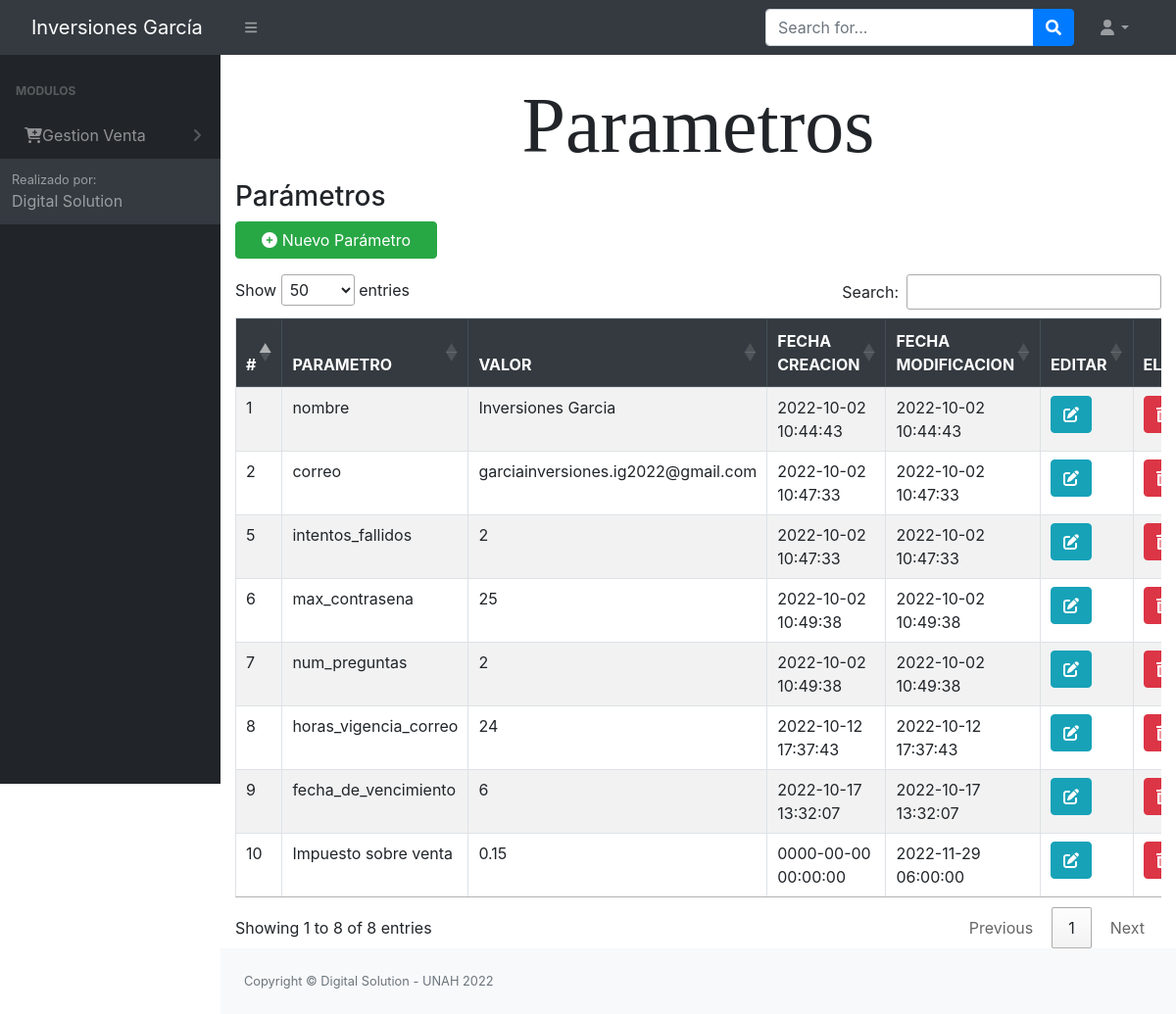
The page /src/parametro.php (signed in) on the database its author committed.
### tables this page shows
CREATE TABLE `tbl_permisos` (
  `id_permiso` int(11) NOT NULL AUTO_INCREMENT,
  `id_rol` int(11) NOT NULL,
  `permiso_insercion` int(11) NOT NULL,
  `permiso_eliminacion` int(11) NOT NULL,
  `permiso_modificar` int(11) NOT NULL,
  `permiso_consultar` int(11) NOT NULL,
  `id_objeto` int(11) NOT NULL,
  `pdf` int(11) NOT NULL,
  PRIMARY KEY (`id_permiso`),
  KEY `id_objeto` (`id_objeto`),
  KEY `id_rol` (`id_rol`)
);

CREATE TABLE `tbl_modulos` (
  `id_objeto` int(11) NOT NULL AUTO_INCREMENT,
  `Objeto` varchar(100) NOT NULL,
  `descripcion_objeto` varchar(30) NOT NULL,
  `id_padre` int(11) NOT NULL,
  `URL` varchar(100) NOT NULL,
  PRIMARY KEY (`id_objeto`)
);

CREATE TABLE `tbl_parametros` (
  `id` int(11) NOT NULL AUTO_INCREMENT,
  `parametro` varchar(50) NOT NULL,
  `valor` varchar(100) NOT NULL,
  `id_usuario` int(11) NOT NULL,
  `fecha_creacion` timestamp NOT NULL DEFAULT current_timestamp(),
  `fecha_modificacion` timestamp NOT NULL DEFAULT current_timestamp(),
  `Modificado_por` varchar(30) NOT NULL,
  PRIMARY KEY (`id`)
);

### config/conex.php (called while the page is built, shortened)
<?php
     function getConexion()
    {
        $db = new PDO('mysql:host=localhost:3306;dbname=bd_inversiones_garcia', 'root', '');
        return $db;
    }
?>

### controladores/controlador_parametro.php (called while the page is built, shortened)
<?php
    require_once '../modelos/modelo_parametro.php';
    function mostrarparametros()
    {
        $modeloParametro = new parametros();
        $resultado = $modeloParametro->get_parametro();
        return $resultado;
    }
?>
<?php
include_once('../Login/header.php');

### modelos/modelo_parametro.php (called while the page is built, shortened)
<?php
class parametros
{
    private $db;
    private $parametros;
    public function __construct()
    {
        $this->db = getConexion();
        $this->parametros = array();
    }
    private function setNames()
    {
        return $this->db->query("SET NAMES 'utf8'");
    }
    public function get_parametro()
    {
        $this->db = getConexion();
        self::setNames();
        $sql = "SELECT * FROM tbl_parametros";
        $resultado = $this->db->query($sql);
        foreach ($resultado as $resp) {
            $this->parametros[] = $resp;
        }
        return $this->parametros;
        $this->db = null;
    }
}
?>

### src/parametro.php (the view, shortened to what this page needs)
<?php include_once "../Login/header.php";
include_once '../controladores/controlador_parametro.php';
$id = $_SESSION['rol'];
$sql = mysqli_query($conn, "SELECT * FROM tbl_permisos where ID_OBJETO = 2 and ID_ROL = '$id'");
$row = mysqli_fetch_array($sql);
$insertar = $row['permiso_insercion'];
$modificar = $row['permiso_modificar'];
$eliminar = $row['permiso_eliminacion'];
?>
<h1 class=" text-center" id="letra"> Parametros </h1>
<div class="container-fluid">
    <div class="page-title">
        <div class="title_left">
            <h3>Parámetros</h3>
        </div>
        <div class="title_right">
            <div class="col-md-3 col-sm-3 form-group row pull-right top_search">
            <?php
            if ($insertar == 1) { ?>
                <button onclick="window.location.href='../src/Registrar_parametros.php'" class="btn  btn-round btn-success"><i class="fa-solid fa-circle-plus"></i> Nuevo Parámetro</button>
                <?php } ?>
            </div>
        </div>
    </div>
    <div class="row">
        <div class="col-lg-12">
            <div class="table-responsive">
                <table class="table table-striped table-bordered" id="table">
                    <thead class="thead-dark">
                        <tr>
                            <th>#</th>
                            <th>PARAMETRO</th>
                            <th>VALOR</th>
                            <th>FECHA CREACION</th>
                            <th>FECHA MODIFICACION</th>
                            <?php if ($modificar == 1) { ?>
                            <th>EDITAR</th>
                            <?php } ?>
                            <?php if ($eliminar == 1) { ?>
                            <th>ELIMINAR</th>
                            <?php } ?>
                        </tr>
                    </thead>
                    <tbody>
                        <?php
                        $resultado = mostrarparametros();
                        foreach ($resultado as $parametros) {
                            echo "<tr>";
                            echo "<td>" . $parametros['id'] . "</td>";
                            echo "<td>" . $parametros['parametro'] . "</td>";
                            echo "<td>" . $parametros['valor'] . "</td>";
                            echo "<td>" . $parametros['fecha_creacion'] . "</td>";
                            echo "<td>" . $parametros['fecha_modificacion'] . "</td>";
                            if ($modificar == 1) {
                              echo "<td><a href='../src/Editar_parametro.php?id=" . base64_encode($parametros['id']) . "'> <i class='btn btn-round btn-info'><i class='fa-solid fa-pen-to-square'></i></a></td>";
                            }
                           if ($eliminar == 1) {
                            echo "<td><button class ='btn btn-round btn-danger' onclick='eliminar(" . $parametros['id'] . ")'><i class='fas fa-trash-alt'></i></button></td>";
                           }
                            echo "</tr>";
                        }
                        ?>
                    </tbody>
                </table>
            </div>
        </div>
    </div>
</div>
<?php include_once "../Login/footer.php"; ?>

### Login/header.php (shortened to what this page needs)
<?php
include '../config/conn.php';
?>
<!DOCTYPE html>
<html lang="en">
    <head>
        <link href="https://cdn.jsdelivr.net/npm/simple-datatables@latest/dist/style.css" rel="stylesheet" />
        <link href="../dist/css/styles.css" rel="stylesheet" />
        <link rel="stylesheet" href="../Login/vendors/x/dist/notiflix-3.2.5.min.css" />
        <link rel="stylesheet" href="https://cdnjs.cloudflare.com/ajax/libs/twitter-bootstrap/4.1.3/css/bootstrap.css">
        <link rel="stylesheet" href="https://cdn.datatables.net/1.10.20/css/dataTables.bootstrap4.min.css">
        <link rel="stylesheet" type="text/css" href="assets/css/main.css">
        <link rel="stylesheet" type="text/css" href="assets/css/style.css">
        <link href="https://cdn.jsdelivr.net/npm/bootstrap@5.1.3/dist/css/bootstrap.min.css" rel="stylesheet">
        <link href="../dist/css/contenedor.css" rel="stylesheet" />
        <link href="../Login/vendors/bootstrap/dist/css/bootstrap.min.css" rel="stylesheet">
        <link rel="stylesheet" href="../Login/vendors/notiflix/dist/notiflix-3.2.5.min.css" />
        <link rel="stylesheet" href="https://cdnjs.cloudflare.com/ajax/libs/font-awesome/5.7.2/css/all.min.css" />
        <link rel="stylesheet" href="https://cdnjs.cloudflare.com/ajax/libs/simple-line-icons/2.4.1/css/simple-line-icons.css" />
        <link rel="stylesheet" href="https://cdn.datatables.net/1.10.19/css/jquery.dataTables.min.css" />
        <link rel="stylesheet" href="https://cdn.datatables.net/buttons/1.5.6/css/buttons.dataTables.min.css" />
    </head>
    <body class="sb-nav-fixed">
        <nav class="sb-topnav navbar navbar-expand navbar-dark bg-dark">
            <a class="navbar-brand ps-3" id="titulo_menu" href="../dist/home.php">  Inversiones García  </a>
            <button class="btn btn-link btn-sm order-1 order-lg-0 me-4 me-lg-0" id="sidebarToggle" href="#!"><i class="fas fa-bars"></i></button>
            <form class="d-none d-md-inline-block form-inline ms-auto me-0 me-md-3 my-2 my-md-0">
                <div class="input-group">
                    <input class="form-control" type="text" placeholder="Search for..." aria-label="Search for..." aria-describedby="btnNavbarSearch" />
                    <button class="btn btn-primary" id="btnNavbarSearch" type="button"><i class="fas fa-search"></i></button>
                </div>
            </form>
            <ul class="navbar-nav ms-auto ms-md-0 me-3 me-lg-4">
                <li class="nav-item dropdown">
                    <a class="nav-link dropdown-toggle" id="navbarDropdown" href="#" role="button" data-bs-toggle="dropdown" aria-expanded="false"><i class="fas fa-user fa-fw"></i></a>
                </li>
            </ul>
        </nav>
        <div id="layoutSidenav">
            <div id="layoutSidenav_nav">
                <nav class="sb-sidenav accordion sb-sidenav-dark" id="sidenavAccordion">
                    <div class="sb-sidenav-menu">
                        <div class="nav">
                            <div class="sb-sidenav-menu-heading">Modulos</div>
                            <?php
                            $rol = $_SESSION['rol'];
                            $result = mysqli_query($conn, "select * from tbl_modulos tm inner join tbl_permisos tp ON tm.ID_OBJETO = tp.ID_OBJETO where tm.ID_PADRE = 0 and tp.permiso_consultar = 1 and tp.ID_ROL = '$rol'"); ?>
                            <?php foreach ($result as $i) : ?>
                                <a class="nav-link collapsed" href="#" data-bs-toggle="collapse" data-bs-target="#pagesCollapsePersonas<?= $i['id_objeto'] ?>" aria-expanded="false" aria-controls="pagesCollapseError">
                                    &nbsp;&nbsp;<?= $i['Objeto'] ?>
                                    <div class="sb-sidenav-collapse-arrow"><i class="fas fa-angle-down"></i></div>
                                </a>
                            <?php endforeach; ?>
                    </div>
                    <div class="sb-sidenav-footer">
                        <div class="small">Realizado por:</div>
                        Digital Solution
                    </div>
                </nav>
            </div>
            <div id="layoutSidenav_content"> <br>

### src/assets/css/style.css (style rules this page uses)
.row { display: -webkit-box; display: -ms-flexbox; display: flex; -ms-flex-wrap: wrap; flex-wrap: wrap; margin-right: -5px; margin-left: -5px; }

### src/parametro.php (style rules this page uses)
h1 { font-family: Vladimir Script; font-size: 80px; }

### rows shown on the page
tbl_permisos: id_objeto.Objeto "Gestion Venta"
tbl_parametros: id "1", parametro "nombre", valor "Inversiones Garcia", fecha_creacion "2022-10-02 10:44:43", fecha_modificacion "2022-10-02 10:44:43"
tbl_parametros: id "2", parametro "correo", valor "garciainversiones.ig2022@gmail.com", fecha_creacion "2022-10-02 10:47:33", fecha_modificacion "2022-10-02 10:47:33"
tbl_parametros: id "5", parametro "intentos_fallidos", valor "2", fecha_creacion "2022-10-02 10:47:33", fecha_modificacion "2022-10-02 10:47:33"
tbl_parametros: id "6", parametro "max_contrasena", valor "25", fecha_creacion "2022-10-02 10:49:38", fecha_modificacion "2022-10-02 10:49:38"
tbl_parametros: id "7", parametro "num_preguntas", valor "2", fecha_creacion "2022-10-02 10:49:38", fecha_modificacion "2022-10-02 10:49:38"
tbl_parametros: id "8", parametro "horas_vigencia_correo", valor "24", fecha_creacion "2022-10-12 17:37:43", fecha_modificacion "2022-10-12 17:37:43"
tbl_parametros: id "9", parametro "fecha_de_vencimiento", valor "6", fecha_creacion "2022-10-17 13:32:07", fecha_modificacion "2022-10-17 13:32:07"
tbl_parametros: id "10", parametro "Impuesto sobre venta", valor "0.15", fecha_creacion "0000-00-00 00:00:00", fecha_modificacion "2022-11-29 06:00:00"
